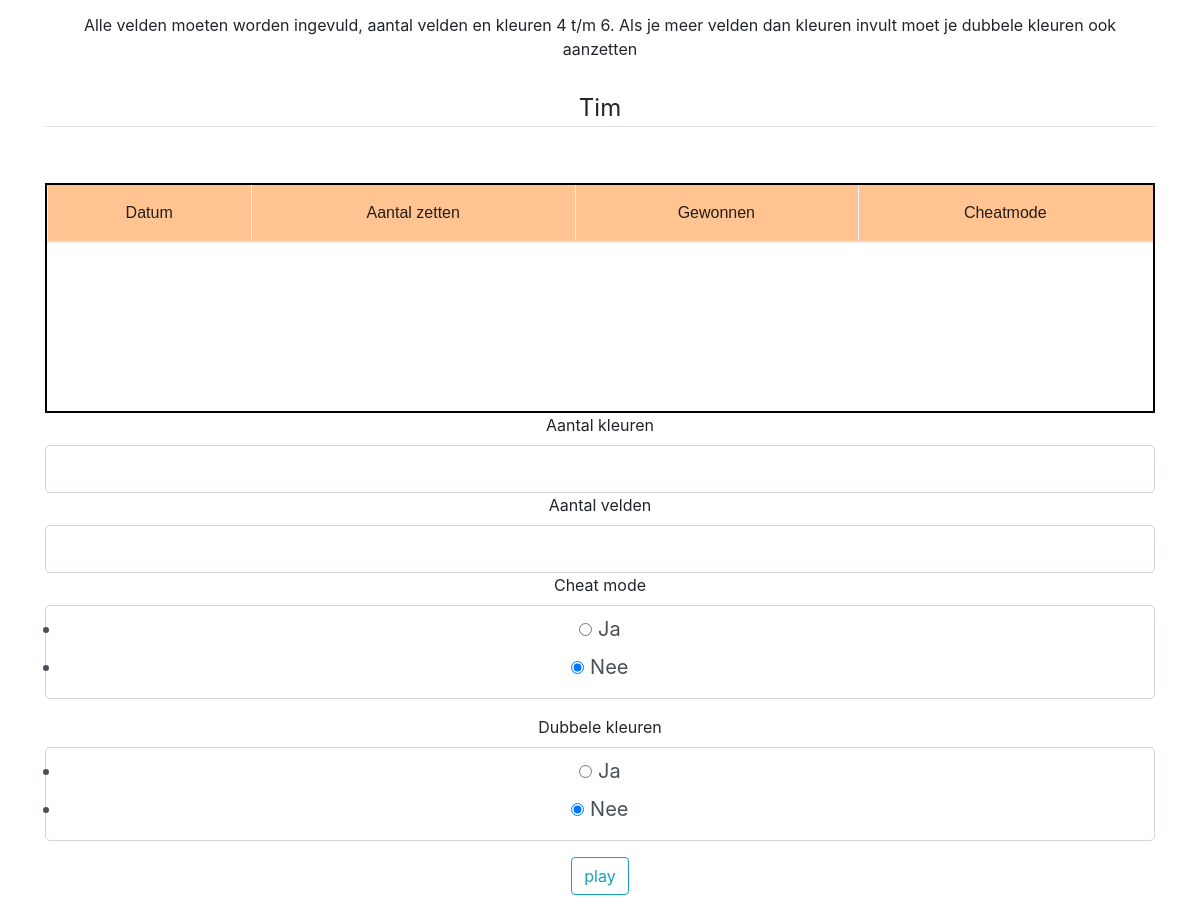
/info (signed in), run on an earlier commit of the app's database.
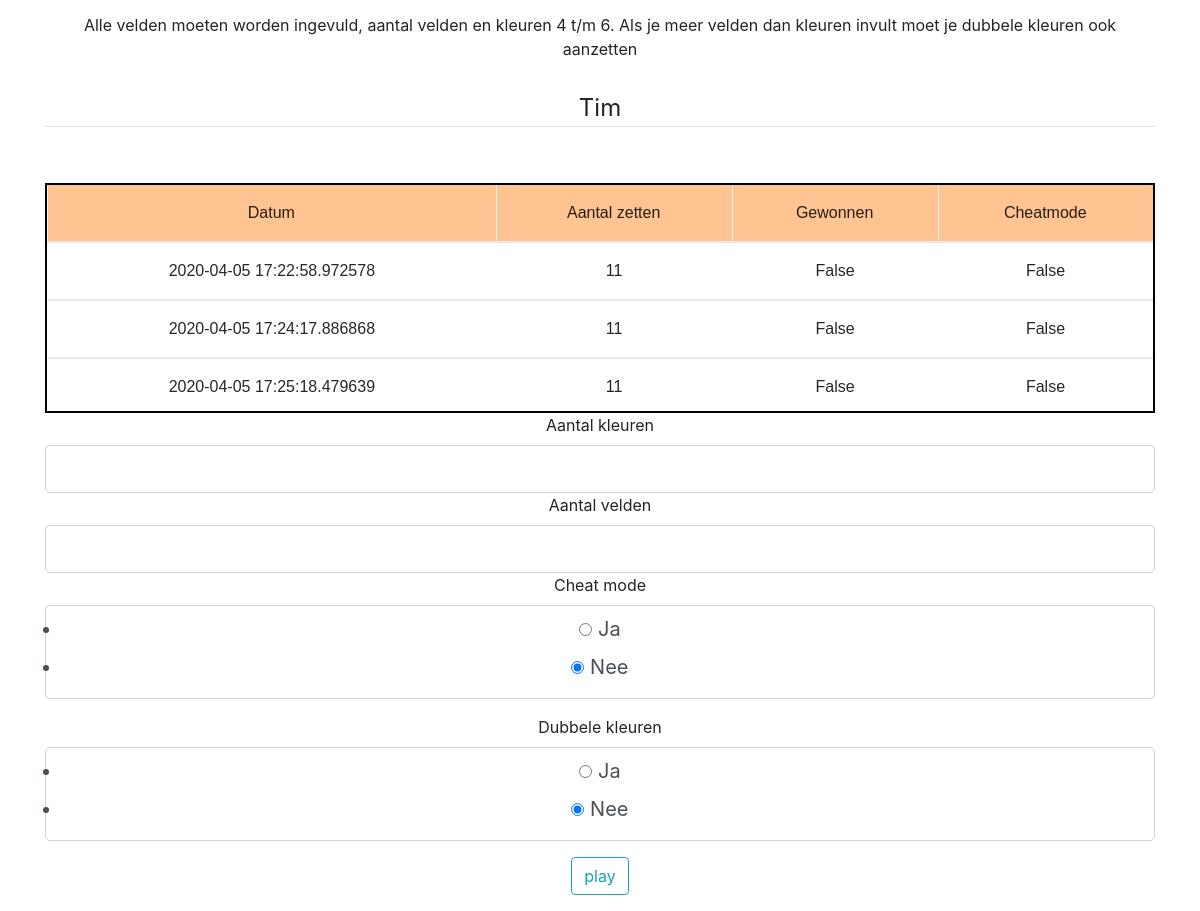
And on a later commit of the database.
### main/Model/model.py (models this page shows, shortened)
class User(db.Model, UserMixin):
    id = db.Column(db.Integer, primary_key=True)
    username = db.Column(db.String(20), unique=True, nullable=False)
    stats = db.relationship('UserStats', backref="username", lazy=True)
    game = db.relationship('Game', backref="user", uselist=False)

class UserStats(db.Model):
    id = db.Column(db.Integer, primary_key=True)
    date_played = db.Column(db.DateTime, nullable=False, default=datetime.utcnow)
    win = db.Column(db.Boolean, nullable=False)
    cheat = db.Column(db.Boolean, nullable=False)
    amount_of_guesses = db.Column(db.Integer, nullable=False)
    user_id = db.Column(db.Integer, db.ForeignKey('user.id'), nullable=False)

### main/routes.py (the view)
@app.route("/info", methods=['GET', 'POST'])
def userinfo():
    form = InfoForm()
    active_user = flask_login.current_user.id
    info = UserStats.query.filter_by(user_id=active_user).all()
    if form.validate_on_submit():
        if form.amount_of_rows.data <= form.amount_of_colors.data or form.double_colors.data == "True":
            active_user = flask_login.current_user.id
            game = Game(amount_of_colors=form.amount_of_colors.data, amount_of_rows=form.amount_of_rows.data,
                        cheat=form.cheat.data, double_colors=form.double_colors.data, user_id=active_user)
            db.session.add(game)
            db.session.commit()
            return redirect(url_for("newgame"))
        else:
            flash('Alle velden moeten worden ingevuld, aantal velden en kleuren 4 t/m 6. '
                  'Als je meer velden dan kleuren invult moet je dubbele kleuren ook aanzetten', 'danger')
    else:
        flash('Alle velden moeten worden ingevuld, aantal velden en kleuren 4 t/m 6. '
              'Als je meer velden dan kleuren invult moet je dubbele kleuren ook aanzetten')
    return render_template('userInfo.jinja', title="userInfo", form=form, info=info)

### main/Logic/forms.py
class InfoForm(FlaskForm):
    amount_of_colors = IntegerField("Aantal kleuren", validators=[NumberRange(min=4, max=6, message='Invalid length'),
                                                                  DataRequired()])
    amount_of_rows = IntegerField("Aantal velden", validators=[NumberRange(min=4, max=6, message='Invalid length'),
                                                               DataRequired()])
    cheat = RadioField('Cheat mode', choices=[('True', u'Ja'), ('False', u'Nee'),], default='False',
                       validators=[DataRequired()])
    double_colors = RadioField('Dubbele kleuren', choices=[('True', u'Ja'),('False', u'Nee')], default='False',
                               validators=[DataRequired()])
    play = SubmitField("play")

### main/Model/model.py (called while the page is built)
@login_manager.user_loader
def load_user(user_id):
    return User.query.get(int(user_id))

### main/Templates/userInfo.jinja (shortened to what this page needs)
{% extends "layout.jinja" %}
{% block content %}
    <div class="content-section">
        <form method="POST" action="">
            <fieldset class="form-group">
                <legend class="border-bottom mb-4">{{current_user.username}}</legend>
            </fieldset>
            <div class="tableWrap">
                <table>
                    <tr>
                        <th>Datum</th>
                        <th class="table-col">Aantal zetten</th>
                        <th class="table-col">Gewonnen</th>
                        <th class="table-col">Cheatmode</th>
                    </tr>
                    {% for i in info %}
                    <tr>
                        <td>{{ i.date_played }}</td>
                        <td>{{ i.amount_of_guesses }}</td>
                        <td>{{ i.win }}</td>
                        <td>{{ i.cheat }}</td>
                    </tr>
                    {% endfor %}
                </table>
            </div>
            <div class="form-group">
                {{ form.amount_of_colors.label(class="form-control-label") }}
                {{ form.amount_of_colors(class="form-control form-control-lg") }}
                {{ form.amount_of_rows.label(class="form-control-label") }}
                {{ form.amount_of_rows(class="form-control form-control-lg") }}
                {{ form.cheat.label(class="form-control-label") }}
                {{ form.cheat(class="form-control form-control-lg") }}
                {{ form.double_colors.label(class="form-control-label") }}
                {{ form.double_colors(class="form-control form-control-lg") }}
                {{ form.play(class="btn btn-outline-info") }}
            </div>
        </form>
{% endblock content %}

### main/Templates/layout.jinja (shortened to what this page needs)
<!DOCTYPE html>
<html>
<head>
    <link rel="stylesheet" href="https://maxcdn.bootstrapcdn.com/bootstrap/4.0.0/css/bootstrap.min.css">
    <link rel="stylesheet" type="text/css" href="{{ url_for('static', filename='main.css') }}">
</head>
<body>
    <main role="main" class="container">
      <div class="row">
        <div class="col text-center">
            {% with messages = get_flashed_messages(with_categories=true) %}
            {% if messages %}
              {% for category, message in messages %}
                <div class="alert alert-{{ category }}">
                  {{ message }}
                </div>
              {% endfor %}
            {% endif %}
          {% endwith %}
          {% block content %}{% endblock %}
        </div>
      </div>
    </main>
</body>
</html>

### main/static/main.css (style rules this page uses)
.tableWrap { height: 230px; border: 2px solid black; overflow: auto; }
.tableWrap thead, .tableWrap tr, .tableWrap th { position: sticky; top: 0; font-weight: 500; color: rgba(0, 0, 0, 0.85); }
.tableWrap table { border-collapse: collapse; width: 100%; font-family: sans-serif; }
.tableWrap th { padding: 16px 16px 16px 15px; border-left: 1px dotted rgba(200, 209, 224, 0.6); border-bottom: 1px solid #e8e8e8; background: #ffc491; text-align: center; box-shadow: 0px 0px 0 2px #e8e8e8;; }
.tableWrap td { padding: 16px; }
.tableWrap tr { border-bottom: 2px solid #e8e8e8; }

What changed in the data, as far as the page shows it:
added UserStats: date_played "2020-04-05 17:22:58.972578", amount_of_guesses "11", win "False", cheat "False"
added UserStats: date_played "2020-04-05 17:24:17.886868", amount_of_guesses "11", win "False", cheat "False"
added UserStats: date_played "2020-04-05 17:25:18.479639", amount_of_guesses "11", win "False", cheat "False"
